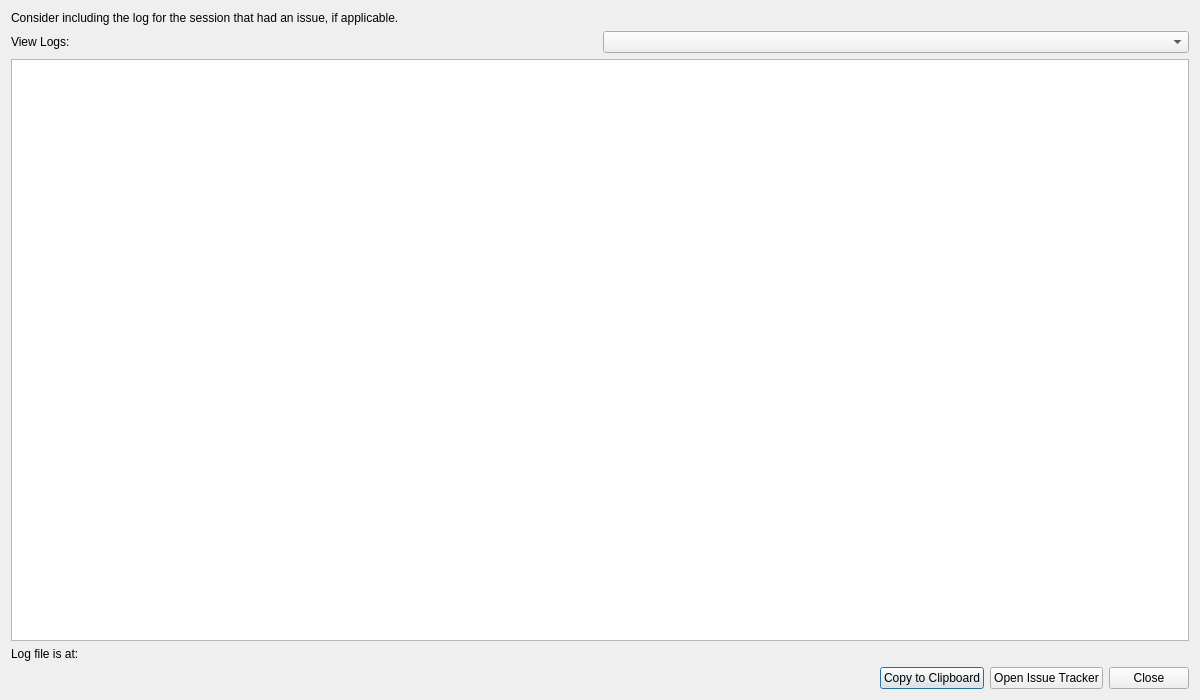
<?xml version="1.0" encoding="UTF-8"?>
<ui version="4.0">
 <class>IssueReporter</class>
 <widget class="QDialog" name="IssueReporter">
  <property name="geometry">
   <rect>
    <x>0</x>
    <y>0</y>
    <width>1200</width>
    <height>700</height>
   </rect>
  </property>
  <property name="windowTitle">
   <string>Report an Issue</string>
  </property>
  <layout class="QVBoxLayout" name="verticalLayout" stretch="0,0,0,0,0">
   <property name="spacing">
    <number>6</number>
   </property>
   <item>
    <widget class="QLabel" name="label">
     <property name="text">
      <string>Consider including the log for the session that had an issue, if applicable.</string>
     </property>
    </widget>
   </item>
   <item>
    <layout class="QHBoxLayout" name="horizontalLayout_2">
     <item>
      <widget class="QLabel" name="label_logs_view">
       <property name="text">
        <string>View Logs:</string>
       </property>
      </widget>
     </item>
     <item>
      <widget class="CComboBox" name="comboBox_sessions"/>
     </item>
    </layout>
   </item>
   <item>
    <widget class="LogViewer" name="log_viewer">
     <property name="plainText">
      <string notr="true"/>
     </property>
    </widget>
   </item>
   <item>
    <layout class="QHBoxLayout" name="horizontalLayout_3">
     <property name="spacing">
      <number>12</number>
     </property>
     <item>
      <widget class="QLabel" name="label_2">
       <property name="sizePolicy">
        <sizepolicy hsizetype="Maximum" vsizetype="Preferred">
         <horstretch>0</horstretch>
         <verstretch>0</verstretch>
        </sizepolicy>
       </property>
       <property name="text">
        <string>Log file is at:</string>
       </property>
      </widget>
     </item>
     <item>
      <widget class="QLabel" name="label_log_path">
       <property name="text">
        <string notr="true">&lt;log file path&gt;</string>
       </property>
       <property name="textInteractionFlags">
        <set>Qt::LinksAccessibleByMouse|Qt::TextSelectableByKeyboard|Qt::TextSelectableByMouse</set>
       </property>
      </widget>
     </item>
    </layout>
   </item>
   <item>
    <layout class="QHBoxLayout" name="horizontalLayout">
     <item>
      <spacer name="horizontalSpacer">
       <property name="orientation">
        <enum>Qt::Horizontal</enum>
       </property>
       <property name="sizeHint" stdset="0">
        <size>
         <width>40</width>
         <height>20</height>
        </size>
       </property>
      </spacer>
     </item>
     <item>
      <widget class="QPushButton" name="pushButton_clipboard">
       <property name="text">
        <string>Copy to Clipboard</string>
       </property>
       <property name="icon">
        <iconset theme="edit-copy">
         <normaloff>.</normaloff>.</iconset>
       </property>
      </widget>
     </item>
     <item>
      <widget class="QPushButton" name="pushButton_open_issues">
       <property name="text">
        <string>Open Issue Tracker</string>
       </property>
       <property name="icon">
        <iconset theme="internet-services">
         <normaloff>.</normaloff>.</iconset>
       </property>
      </widget>
     </item>
     <item>
      <widget class="QPushButton" name="pushButton_close">
       <property name="text">
        <string>Close</string>
       </property>
       <property name="icon">
        <iconset theme="window-close">
         <normaloff>.</normaloff>.</iconset>
       </property>
      </widget>
     </item>
    </layout>
   </item>
  </layout>
 </widget>
 <customwidgets>
  <customwidget>
   <class>CComboBox</class>
   <extends>QComboBox</extends>
   <header>pcleaner.gui.CustomQ.CComboBox</header>
  </customwidget>
  <customwidget>
   <class>LogViewer</class>
   <extends>QPlainTextEdit</extends>
   <header>pcleaner.gui.log_viewer</header>
  </customwidget>
 </customwidgets>
 <resources/>
 <connections/>
</ui>
